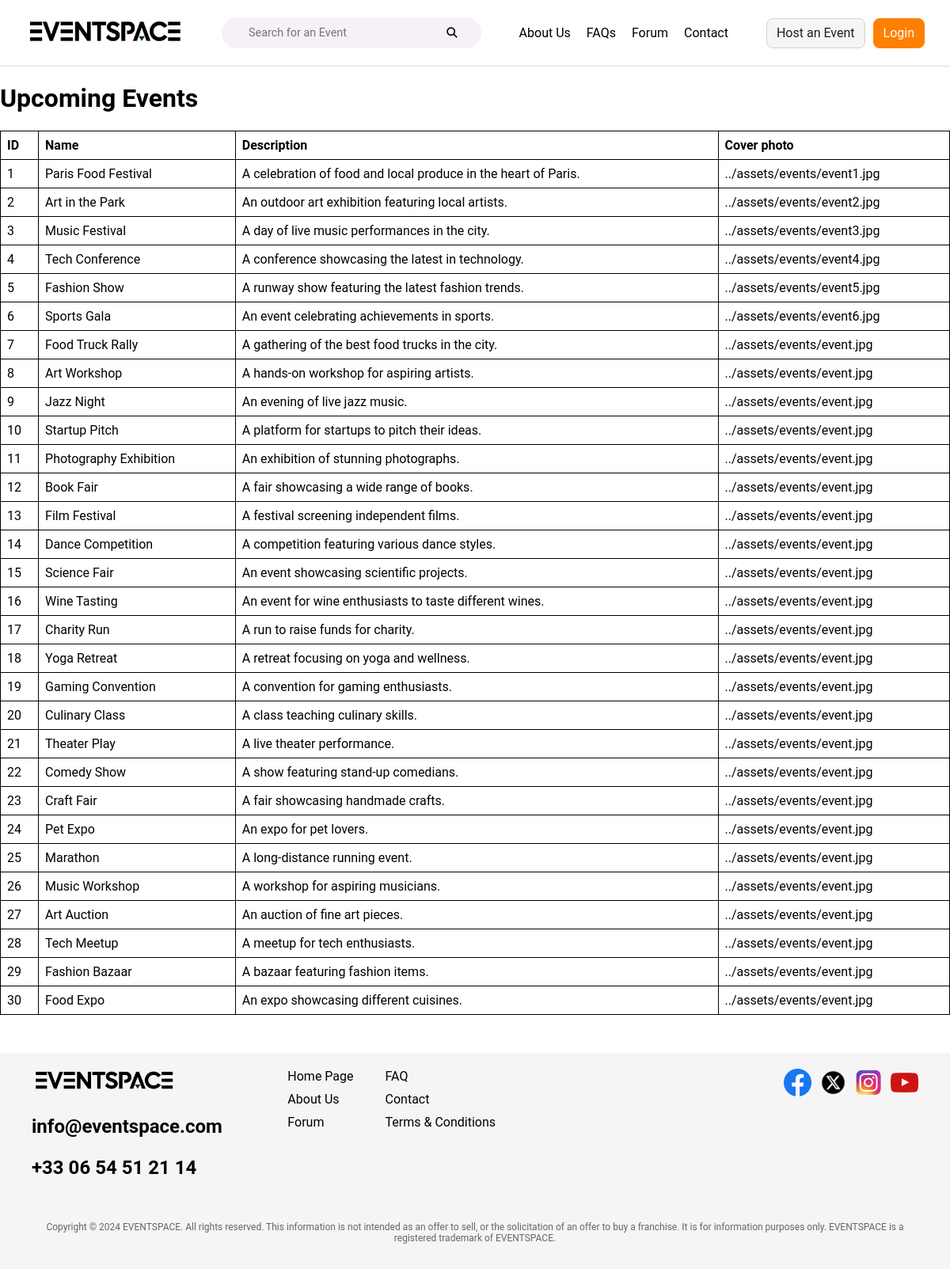
The page /server/pages/example.php on the database its author committed.
### tables this page shows
CREATE TABLE `event` (
  `id` int(11) NOT NULL,
  `name` varchar(100) NOT NULL,
  `description` text,
  `coverPhoto` varchar(255) DEFAULT NULL,
  `creationTimestamp` timestamp NOT NULL DEFAULT CURRENT_TIMESTAMP
);

### server/pages/example.php (the view, shortened to what this page needs)
<?php
include '../db_connection.php';
$sql = "SELECT id, name, description, coverPhoto FROM event";
$result = $conn->query($sql);
?>
<!DOCTYPE html>
<html lang="en">
<head>
    <link rel="stylesheet" href="../styles/common.css">
</head>
<body>
<?php include_once '../navbar.php'; ?>
<h1>Upcoming Events</h1>
<?php if ($result->num_rows > 0): ?>
    <table>
        <tr>
            <th>ID</th>
            <th>Name</th>
            <th>Description</th>
            <th>Cover photo</th>
        </tr>
        <?php while ($row = $result->fetch_assoc()): ?>
            <tr>
                <td><?= $row["id"] ?></td>
                <td><?= htmlspecialchars($row["name"]) ?></td>
                <td><?= $row["description"] ?></td>
                <td><?= htmlspecialchars($row["coverPhoto"]) ?></td>
            </tr>
        <?php endwhile; ?>
    </table>
<?php else: ?>
    <p>No events found.</p>
<?php endif; ?>
<?php include_once '../footer.php'; ?>
</body>
</html>

### server/styles/common.css (style rules this page uses)
body { margin: 0; padding: 0; }
:root { --primary-color: #ff7f00; --primary-color-hover: #e67300; --primary-color-active: #cc6600; --border-color: #d3d3d3; --border-color-hover: #c6c6c6; --border-color-active: #8a8a8a; }
* { font-family: "Roboto", sans-serif; }

### server/pages/example.php (style rules this page uses)
table { width: 100%; border-collapse: collapse; }
table, th, td { border: 1px solid black; }
th, td { padding: 8px; text-align: left; }

### rows shown on the page
event: id "1", name "Paris Food Festival", description "A celebration of food and local produce in the heart of Paris.", coverPhoto "../assets/events/event1.jpg"
event: id "2", name "Art in the Park", description "An outdoor art exhibition featuring local artists.", coverPhoto "../assets/events/event2.jpg"
event: id "3", name "Music Festival", description "A day of live music performances in the city.", coverPhoto "../assets/events/event3.jpg"
event: id "4", name "Tech Conference", description "A conference showcasing the latest in technology.", coverPhoto "../assets/events/event4.jpg"
event: id "5", name "Fashion Show", description "A runway show featuring the latest fashion trends.", coverPhoto "../assets/events/event5.jpg"
event: id "6", name "Sports Gala", description "An event celebrating achievements in sports.", coverPhoto "../assets/events/event6.jpg"
event: id "7", name "Food Truck Rally", description "A gathering of the best food trucks in the city.", coverPhoto "../assets/events/event.jpg"
event: id "8", name "Art Workshop", description "A hands-on workshop for aspiring artists.", coverPhoto "../assets/events/event.jpg"
event: id "9", name "Jazz Night", description "An evening of live jazz music.", coverPhoto "../assets/events/event.jpg"
event: id "10", name "Startup Pitch", description "A platform for startups to pitch their ideas.", coverPhoto "../assets/events/event.jpg"
event: id "11", name "Photography Exhibition", description "An exhibition of stunning photographs.", coverPhoto "../assets/events/event.jpg"
event: id "12", name "Book Fair", description "A fair showcasing a wide range of books.", coverPhoto "../assets/events/event.jpg"
event: id "13", name "Film Festival", description "A festival screening independent films.", coverPhoto "../assets/events/event.jpg"
event: id "14", name "Dance Competition", description "A competition featuring various dance styles.", coverPhoto "../assets/events/event.jpg"
event: id "15", name "Science Fair", description "An event showcasing scientific projects.", coverPhoto "../assets/events/event.jpg"
event: id "16", name "Wine Tasting", description "An event for wine enthusiasts to taste different wines.", coverPhoto "../assets/events/event.jpg"
event: id "17", name "Charity Run", description "A run to raise funds for charity.", coverPhoto "../assets/events/event.jpg"
event: id "18", name "Yoga Retreat", description "A retreat focusing on yoga and wellness.", coverPhoto "../assets/events/event.jpg"
event: id "19", name "Gaming Convention", description "A convention for gaming enthusiasts.", coverPhoto "../assets/events/event.jpg"
event: id "20", name "Culinary Class", description "A class teaching culinary skills.", coverPhoto "../assets/events/event.jpg"
event: id "21", name "Theater Play", description "A live theater performance.", coverPhoto "../assets/events/event.jpg"
event: id "22", name "Comedy Show", description "A show featuring stand-up comedians.", coverPhoto "../assets/events/event.jpg"
event: id "23", name "Craft Fair", description "A fair showcasing handmade crafts.", coverPhoto "../assets/events/event.jpg"
event: id "24", name "Pet Expo", description "An expo for pet lovers.", coverPhoto "../assets/events/event.jpg"
event: id "25", name "Marathon", description "A long-distance running event.", coverPhoto "../assets/events/event.jpg"
event: id "26", name "Music Workshop", description "A workshop for aspiring musicians.", coverPhoto "../assets/events/event.jpg"
event: id "27", name "Art Auction", description "An auction of fine art pieces.", coverPhoto "../assets/events/event.jpg"
event: id "28", name "Tech Meetup", description "A meetup for tech enthusiasts.", coverPhoto "../assets/events/event.jpg"
event: id "29", name "Fashion Bazaar", description "A bazaar featuring fashion items.", coverPhoto "../assets/events/event.jpg"
event: id "30", name "Food Expo", description "An expo showcasing different cuisines.", coverPhoto "../assets/events/event.jpg"
